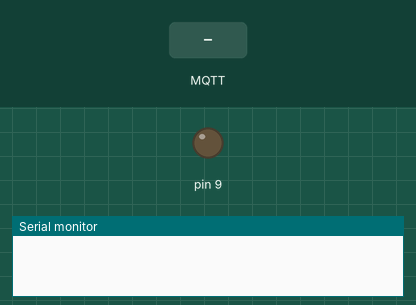
Recording of a sketch running on a simulated Arduino Uno, built for the host (arithmetic inside an expression is 32-bit, double 64-bit). On the bench: output pins drawn as LEDs (lit = HIGH), the last lines printed to the serial monitor. Inputs (shaded band) come from the test bench. No MQTT or app messages arrive unless stated.

Above: at 2.3 s.
2.4 s: MQTT message "1" arrives on the first subscribed topic
At 2.5 s:
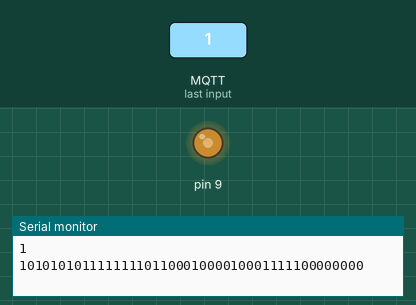
4.1 s: MQTT message "on" arrives on the first subscribed topic
At 5.3 s:
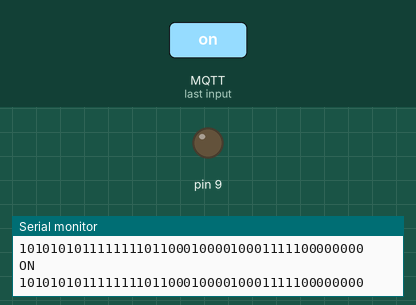
5.6 s: MQTT message "off" arrives on the first subscribed topic
At 5.82 s:
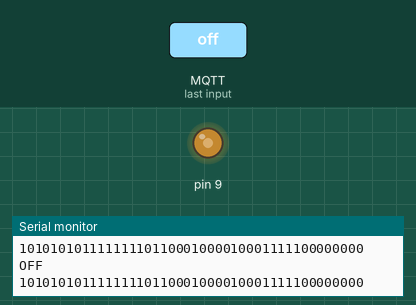
Timing chart, 0 to 8.6 s (numbered marks = the images above; inputs shaded):
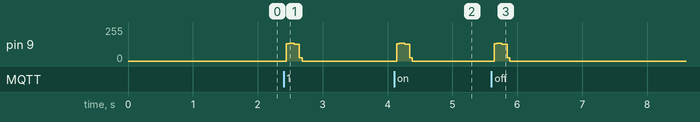

Measured:
- after the input at 2.4 s, pin 9: 0/255 → 135/255 at once, → 124/255 0.12 s later, → 0/255 0.08 s later
- after the input at 4.1 s, pin 9: 0/255 → 135/255 at once, → 124/255 0.12 s later, → 0/255 0.08 s later
- after the input at 5.6 s, pin 9: 0/255 → 135/255 at once, → 124/255 0.12 s later, → 0/255 0.08 s later

The sketch:

Kambrook.ino
```cpp
/* Arduino Controlled Kambrook Remote Power Switch by: Mike Thompson August 2013, based on the pioneering efforts of Nevoz
posted here: http://forum.arduino.cc/index.php?PHPSESSID=s8nama9jdekqsc6pn8r5u7gc92&topic=178765.0
Added support for controlling via subscription to an MQTT command topic and the ability to optionally set the required master code
so you can still use the included remote to control the switches.
To sniff your own master code run something like the RFSniff code example and trap the 47 bits between sync pulses and
align with the code example eg. 0101 0101 1111 1011 0110 0011 1001 1001 1110 0001 1111 1111
The master code is contained in blocks 5,6,7 and 8
Change the master code by altering the "Code_Master" string in KambrookRCO1.cpp
*/

#include "Arduino.h"
#include "KambrookRCO1.h"
#include <SPI.h>
#include <Ethernet.h>
#include <PubSubClient.h>

// Update these with values suitable for your network.
byte mac[]    = { 0x30, 0x31, 0x32, 0x33, 0x34, 0x35 };
byte ip[]     = { 192, 168, 2, 150 }; //Arduino IP
byte gateway[] = { 192, 168, 2, 1 };
byte netmask[]  = { 255, 255, 255, 0 };
byte server[] = { 192, 168, 2, 26 }; //MQTT Server

EthernetClient ethClient;
PubSubClient client(server, 1883, callback, ethClient);

void callback(char* topic, byte* payload, unsigned int length) //get MQTT command
{
  payload[length] = '\0'; //adds null to end of string to create correct string
  String strPayload = String((char*)payload);

  String strGroup = getValue(strPayload, ';', 0);
  String strDevice = getValue(strPayload, ';', 1);
  String strCommand = getValue(strPayload, ';', 2);

  // e.g. SendCode("A";"1";"ON");
  SendCode((char*)strGroup.c_str(),(char*)strDevice.c_str(),(char*)strCommand.c_str());
}

void setup()
{
  delay(600); // allow some time after powerup and sketch start, for the Wiznet W5100 Reset IC to release and come out of reset.
  Ethernet.begin(mac, ip, gateway, netmask);

  int con=false;
  while(con==false)
  {
    con=client.connect("ArduinoKambrook");
    delay(500);
  }
  client.subscribe("Kambrook/command"); //MQTT topic where commands published
}

void loop()
{
  if(client.loop()==false) //if connection lost
  {
    int con=false;
    while(con==false)
    {
      con=client.connect("ArduinoKambrook");
      delay(500);
    }
    client.subscribe("Kambrook/command"); //resubscribe if connection reset
  }
}

String getValue(String data, char separator, int index)
{
  int found = 0;
  int strIndex[] = {0, -1};
  int maxIndex = data.length()-1;

  for(int i=0; i<=maxIndex && found<=index; i++){
    if(data.charAt(i)==separator || i==maxIndex){
        found++;
        strIndex[0] = strIndex[1]+1;
        strIndex[1] = (i == maxIndex) ? i+1 : i;
    }
  }
  return found>index ? data.substring(strIndex[0], strIndex[1]) : "";
}
```
